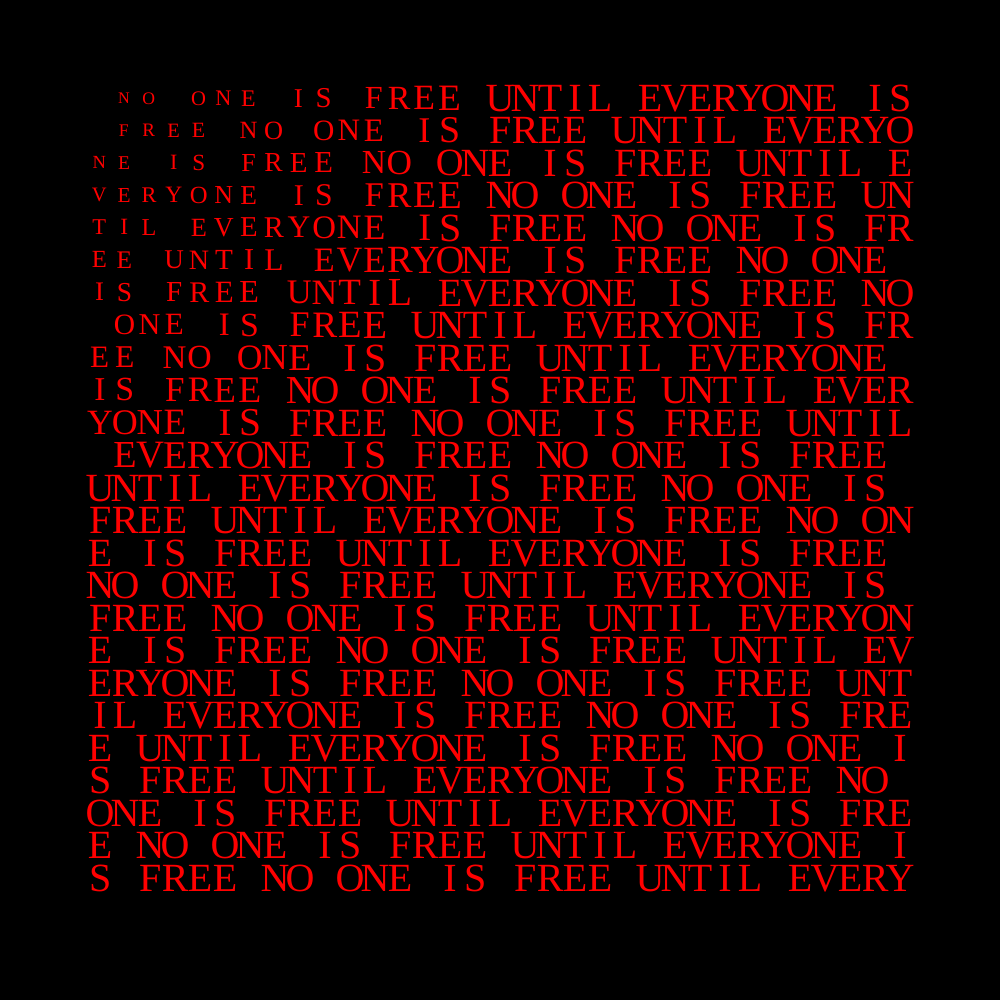
Frame 1 (no input)
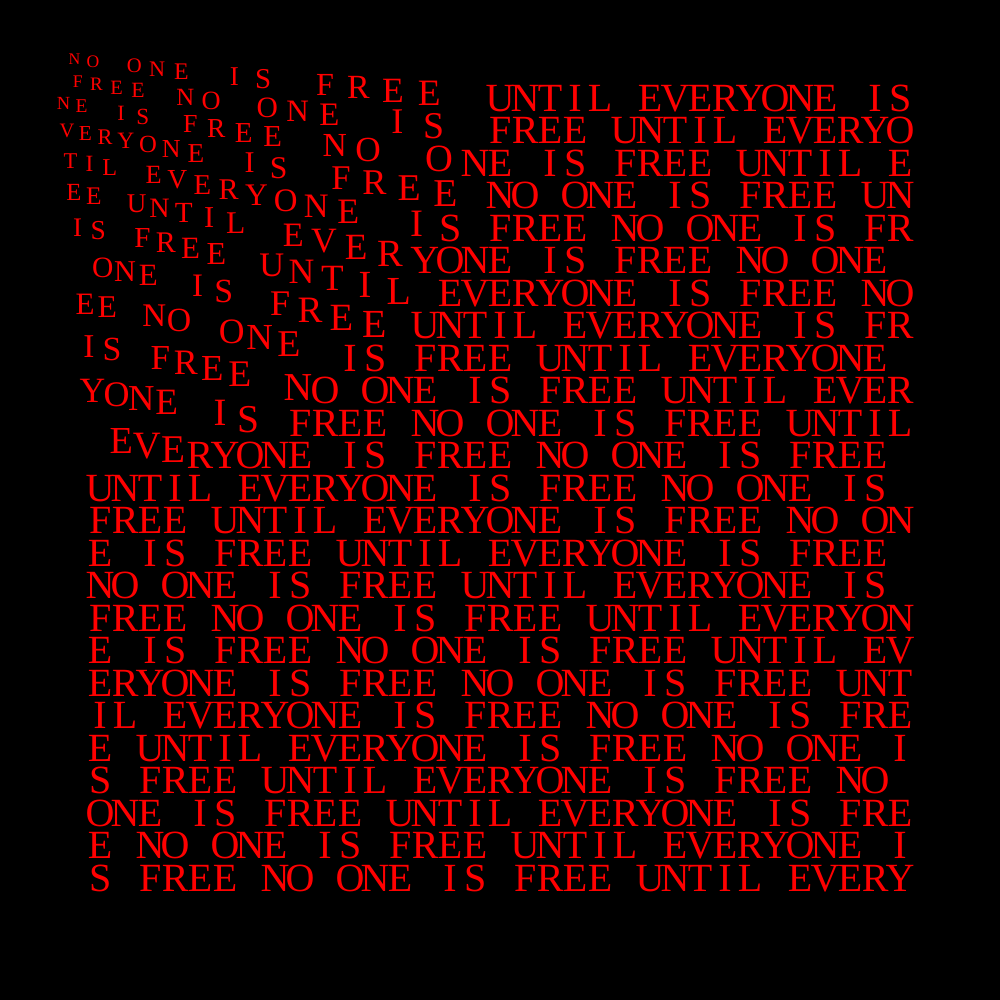
Frame 60 (no input)
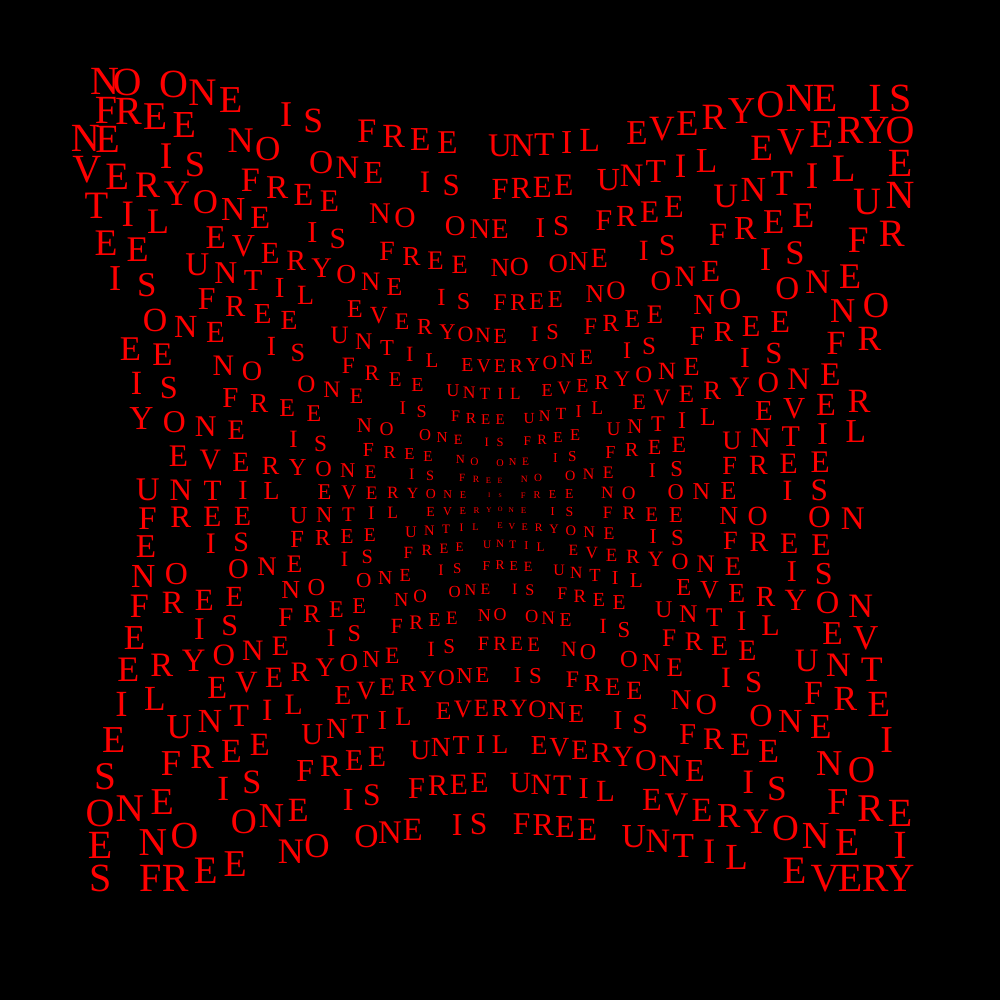
Frame 120 (the mouse pressed at the canvas centre since frame 60)

The p5.js sketch that drew these frames (run headless with seeded random() and noise() and a simulated clock; from frame 60 on, the mouse is pressed at the canvas centre):

// p5.js sketch
// ── sketch.js
const particles = [];
const txt = " NO ONE IS FREE UNTIL EVERYONE IS FREE";
const clr = "red";

let txtindex = 0;

// Control the resolution and text scale
let res;
let scale;

// Control margin and spacing between letters
let margin;
let xSpacing;
let ySpacing;
let maxDist;

// Control speed of text movement
const speed = 0.015;

function reset() {
  scale = res / 400;
  margin = 40 * scale;
  xSpacing = 10 * scale;
  ySpacing = 13 * scale;
  maxDist = 200 * scale;
}

function setup() {
  res = Math.min(windowWidth, windowHeight);
  reset();

  createCanvas(res, res);
  angleMode(DEGREES);
  textAlign(CENTER, CENTER);
  textFont('Georgia'); // Using a built-in font

  // Iterate over grid positions, minus some margins
  for (let y = margin; y <= height - margin; y += ySpacing) {
    for (let x = margin; x <= width - margin; x += xSpacing) {
      particles.push({
        x,
        y,
        clr,
        origX: x,
        origY: y,
        targetX: x,
        targetY: y,
        txt: txt[txtindex]
      });

      txtindex = (txtindex + 1) % txt.length;
    }
  }

  describe("A meditative grid of text that repeats 'breathe'. The grid warps to provide more spacing for letters centered around the mouse position.");
}

function draw() {
  background(0);

  // For each letter...
  for (let particle of particles) {
    // Calculate target XY based on distance from mouse
    const d = dist(particle.origX, particle.origY, mouseX, mouseY);

    const distortionX = map(d, 0, maxDist, mouseX, particle.origX, true);
    const distortionY = map(d, 0, maxDist, mouseY, particle.origY, true);

    particle.targetX = distortionX;
    particle.targetY = distortionY;

    // Move towards the target XY based on the speed variable
    const dx = (particle.targetX - particle.x) * speed;
    const dy = (particle.targetY - particle.y) * speed;
    particle.x = particle.x + dx;
    particle.y = particle.y + dy;

    // Set the text size based on distance from mouse
    textSize(map(d, 0, maxDist, 2 * scale, 16 * scale, true));

    // Draw letter :)
    fill(particle.clr);
    text(particle.txt, particle.x, particle.y);
  }
}
